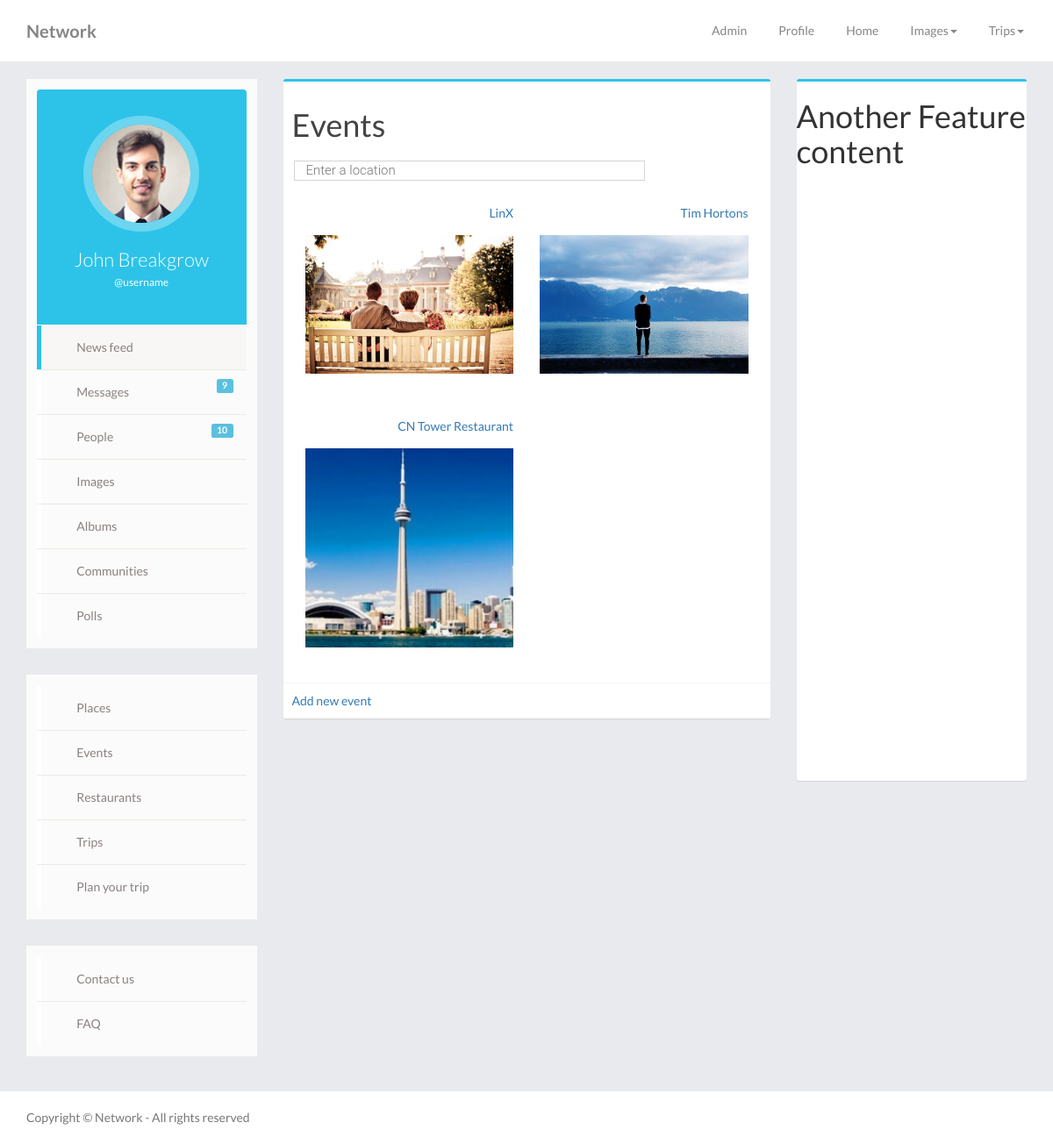
/home.php?feature=events&action=viewlist, run on the app's committed database.
### tables this page shows
CREATE TABLE `events` (
  `id` int(10) NOT NULL,
  `global_type` int(11) NOT NULL DEFAULT '2',
  `cat_id` int(10) NOT NULL,
  `title` varchar(255) NOT NULL,
  `image` varchar(255) DEFAULT NULL,
  `description` text NOT NULL,
  `contact` varchar(255) DEFAULT NULL,
  `address` varchar(255) NOT NULL,
  `lat` varchar(255) NOT NULL,
  `lng` varchar(255) NOT NULL,
  `event_start` varchar(255) NOT NULL,
  `event_end` varchar(255) NOT NULL,
  `rating` varchar(255) NOT NULL DEFAULT '0',
  `posted_by` int(10) NOT NULL,
  `posted_date` datetime NOT NULL,
  `approved` int(11) NOT NULL DEFAULT '0',
  `verified` int(11) NOT NULL DEFAULT '0'
);

### features/events/models/event.php (called while the page is built, shortened)
<?php
class EventDAO
{
    private $db;
    public function __construct($db)
    {
        $this->db=$db;
    }
    public function getUserEvents($user_id){
        $query ="SELECT * FROM events WHERE posted_by=:usr;";
        $pdostmt=$this->db->prepare($query);
        $pdostmt->bindValue(':usr',$user_id,PDO::PARAM_STR);
        $pdostmt->execute();
        $events=$pdostmt->fetchAll(PDO::FETCH_CLASS,"Event");
        return $events;
    }
}
class Event implements JsonSerializable
{
    private $id;
    private $title;
    private $image;
    public function getId()
    {
        return $this->id;
    }
    public function getTitle()
    {
        return $this->title;
    }
    public function getImage()
    {
        return $this->image;
    }
}

### features/events/views/view_events.php (the view, shortened to what this page needs)
<div class="box">
	<h1 class="box-header">Events</h1>
    <div style="height:40px;">
        <form id="search_form" action="" method="post">
            <input id="pac-input" name="search_place"  type="text" value="<?php echo $search_place;?>" placeholder="Enter a location">
        </form>
    </div>
    <div class="box-body row widget">
        <?php $counter = 0; foreach ($events as $event) {?>
        <div class="col-lg-6 col-md-6 col-sm-6 no-padding">
            <div class="widget-header">
                 <a href='home.php?feature=events&action=viewevent&id=<?php echo($event->getId());?>'><?php echo(  $event->getTitle());?></a><br/>
            </div>
            <div class="widget-content">
                 <a href='home.php?feature=events&action=viewevent&id=<?php echo($event->getId());?>'>
                    <img width="100%" src="<?php echo($event->getImage());?>">
                </a><br/>
            </div>
        </div>
        <?php if(++$counter % 2 === 0):?> </div><div class="box-body row widget"><?php endif;?>
        <?php };?>
    </div>
    <div class="box-footer">
        <a href="home.php?feature=events&action=addevent">Add new event</a>
    </div>
</div>

### css/timeline.css (style rules this page uses)
html { position: relative; min-height: 100%; }
body { font-family: Lato,"Helvetica Neue",Arial,Verdana,Tahoma,"Lucida Sans",FreeSans,"Lucida Sans Unicode","Luxi Sans",sans-serif; background: #e9eaed; overflow-x:hidden; }
.widget { padding: 0; -webkit-box-shadow: none; -moz-box-shadow: none; box-shadow: none; margin: 0 0 30px 0 }
.widget-header { position: relative; min-height: 35px; background: #fff; color: #555; padding-left: 12px; text-align: right }
.box { position: relative; border-radius: 3px; background: #ffffff; border-top: 3px solid #2dc3e8; margin-bottom: 20px; width: 100%; box-shadow: 0 1px 1px rgba(0,0,0,0.1); }
.box-header { color: #444; display: block; padding: 10px; position: relative; }
.box-body { border-top-left-radius: 0; border-top-right-radius: 0; border-bottom-right-radius: 3px; border-bottom-left-radius: 3px; padding: 10px; overflow: hidden; }
.box-footer { border-top-left-radius: 0; border-top-right-radius: 0; border-bottom-right-radius: 3px; border-bottom-left-radius: 3px; border-top: 1px solid #f4f4f4; padding: 10px; background-color: #fff; }
a, a:hover { text-decoration: none; }

### css/forms.css (style rules this page uses)
textarea, input[type="text"], input[type="password"], input[type="datetime"], input[type="datetime-local"], input[type="date"], input[type="month"], input[type="time"], input[type="week"], input[type="number"], input[type="email"], input[type="url"], input[type="search"], input[type="tel"], input[type="color"] { -webkit-border-radius: 0 !important; -webkit-background-clip: padding-box !important; -moz-border-radius: 0 !important; -moz-background-clip: padding !important; border-radius: 0 !important; background-clip: padding-box !important; color: #858585; background-color: #fbfbfb; border: 1px solid #d5d5d5; font-family: inherit; -webkit-transition: -webkit-box-shadow .45s, border-color .45s ease-in-out; -moz-transition: -moz-box-shadow .45s, border-color .45s ease-in-out; -o-transition: box-shadow .45s, border-color .45s ease-in-out; transition: box-shadow .45s, border-color .45s ease-in-out; -webkit-box-shadow: none; -moz-box-shadow: none; box-shadow: none }

### features/places/style.css (style rules this page uses)
#pac-input { background-color: #fff; font-family: Roboto; font-size: 15px; font-weight: 300; margin-left: 12px; padding: 0 11px 0 13px; text-overflow: ellipsis; width: 400px; }

### data on the page
events: title "LinX", image (picture)
events: title "Tim Hortons", image (picture)
events: title "CN Tower Restaurant", image (picture)
